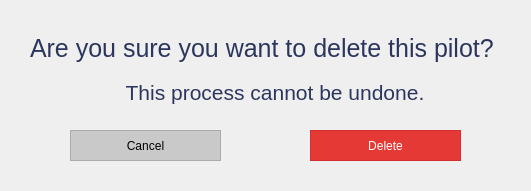
<?xml version="1.0" encoding="UTF-8"?>
<ui version="4.0">
 <class>Dialog</class>
 <widget class="QDialog" name="Dialog">
  <property name="geometry">
   <rect>
    <x>0</x>
    <y>0</y>
    <width>531</width>
    <height>191</height>
   </rect>
  </property>
  <property name="sizePolicy">
   <sizepolicy hsizetype="Preferred" vsizetype="Ignored">
    <horstretch>0</horstretch>
    <verstretch>0</verstretch>
   </sizepolicy>
  </property>
  <property name="minimumSize">
   <size>
    <width>531</width>
    <height>191</height>
   </size>
  </property>
  <property name="maximumSize">
   <size>
    <width>531</width>
    <height>191</height>
   </size>
  </property>
  <property name="windowTitle">
   <string>Delete Pilot</string>
  </property>
  <property name="windowIcon">
   <iconset>
    <normaloff>../../Resources/logo_svg.svg</normaloff>../../Resources/logo_svg.svg</iconset>
  </property>
  <widget class="QPushButton" name="btn_cancel">
   <property name="geometry">
    <rect>
     <x>70</x>
     <y>130</y>
     <width>151</width>
     <height>31</height>
    </rect>
   </property>
   <property name="styleSheet">
    <string notr="true">QPushButton {
color: rgb(0, 0, 0);
background-color: rgb(201, 201, 201);
border: 1.2px solid #ABABAB;
outline: none;}

QPushButton:hover{
color: rgb(255, 255, 255);
background-color: rgb(171, 171, 171);
outline: none;
border: none;
}

QPushButton:pressed{
color: rgb(255, 255, 255);
background-color: rgb(129, 129, 129);
outline: none;
border: none;
}


</string>
   </property>
   <property name="text">
    <string>Cancel</string>
   </property>
  </widget>
  <widget class="QPushButton" name="btn_delete">
   <property name="geometry">
    <rect>
     <x>310</x>
     <y>130</y>
     <width>151</width>
     <height>31</height>
    </rect>
   </property>
   <property name="styleSheet">
    <string notr="true">QPushButton {
color: rgb(255, 255, 255);
background-color: #E53935;
border: 1.2px solid #D32F2F;
outline: none;}

QPushButton:hover{
background-color: #D32F2F;
outline: none;
border: none;
}

QPushButton:pressed{
    background-color: #C62828;
outline: none;
border: none;
}</string>
   </property>
   <property name="text">
    <string>Delete</string>
   </property>
  </widget>
  <widget class="QWidget" name="layoutWidget">
   <property name="geometry">
    <rect>
     <x>30</x>
     <y>30</y>
     <width>490</width>
     <height>81</height>
    </rect>
   </property>
   <layout class="QVBoxLayout" name="verticalLayout">
    <item>
     <widget class="QLabel" name="label">
      <property name="font">
       <font>
        <family>Helvetica</family>
        <pointsize>19</pointsize>
       </font>
      </property>
      <property name="text">
       <string>&lt;html&gt;&lt;head/&gt;&lt;body&gt;&lt;p&gt;&lt;span style=&quot; color:#2c365d;&quot;&gt;Are you sure you want to delete this pilot?&lt;/span&gt;&lt;/p&gt;&lt;/body&gt;&lt;/html&gt;</string>
      </property>
     </widget>
    </item>
    <item>
     <widget class="QLabel" name="label_2">
      <property name="font">
       <font>
        <family>Helvetica</family>
        <pointsize>16</pointsize>
       </font>
      </property>
      <property name="text">
       <string>&lt;html&gt;&lt;head/&gt;&lt;body&gt;&lt;p&gt;&lt;span style=&quot; color:#2c365d;&quot;&gt;This process cannot be undone.&lt;/span&gt;&lt;/p&gt;&lt;/body&gt;&lt;/html&gt;</string>
      </property>
      <property name="alignment">
       <set>Qt::AlignCenter</set>
      </property>
     </widget>
    </item>
   </layout>
  </widget>
 </widget>
 <resources/>
 <connections/>
</ui>
